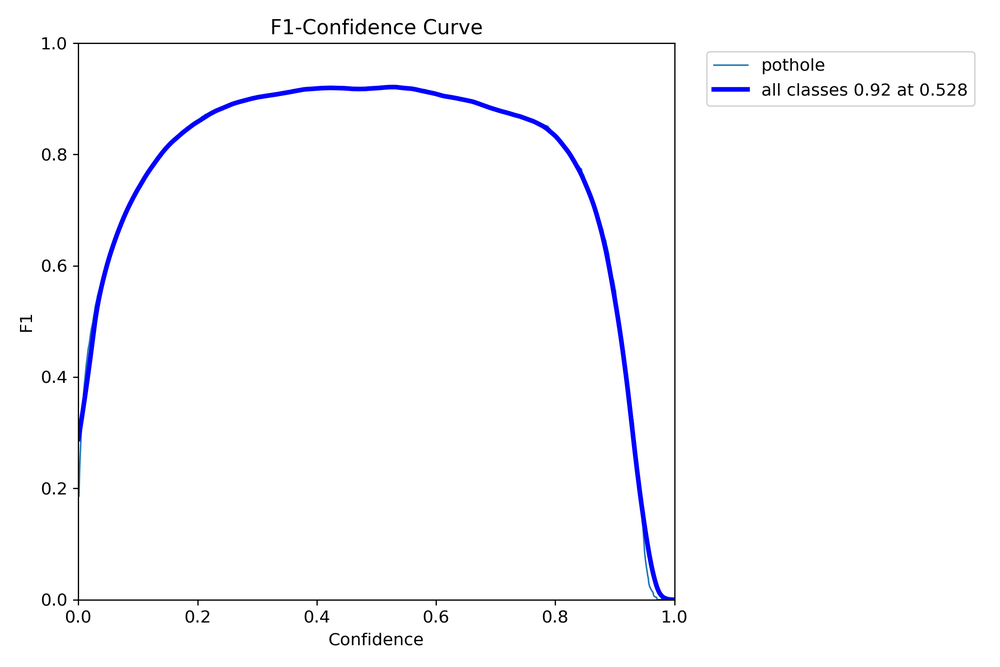
#> input picture runs/detect/val/F1_curve.png, 1000 x 667 px, shrunk from 2250 x 1500 before the run, given as the content of the folder ./potholes/train/images, which was not available
$ jupyter execute --allow-errors preprocessing.ipynb
#> lines starting #> are read from the running program, lines starting #| are printed output that depends on the picture
[cell 1]
import os
import cv2
import shutil
import numpy as np

[cell 2]
# Paths
original_dataset_path = "./potholes"
noise_reduction_path = "./noise_reduction_potholes"

# Ensure the enhanced_dataset directory exists
if not os.path.exists(noise_reduction_path):
    os.makedirs(noise_reduction_path)

[cell 3]
# Enhance function (noise reduction using Gaussian Blur)
def noiseReduction_image(image_path):
#> called with image_path = './potholes/train/images/F1_curve.png'
    image = cv2.imread(image_path, cv2.IMREAD_COLOR)
#> image is the input picture: shape (667, 1000, 3); mean B, G, R 252.4, 250.2, 250.1
    # Convert to grayscale
    gray = cv2.cvtColor(image, cv2.COLOR_BGR2GRAY)
    # Apply Gaussian Blur for noise reduction
    denoised = cv2.GaussianBlur(gray, (5, 5), 0)
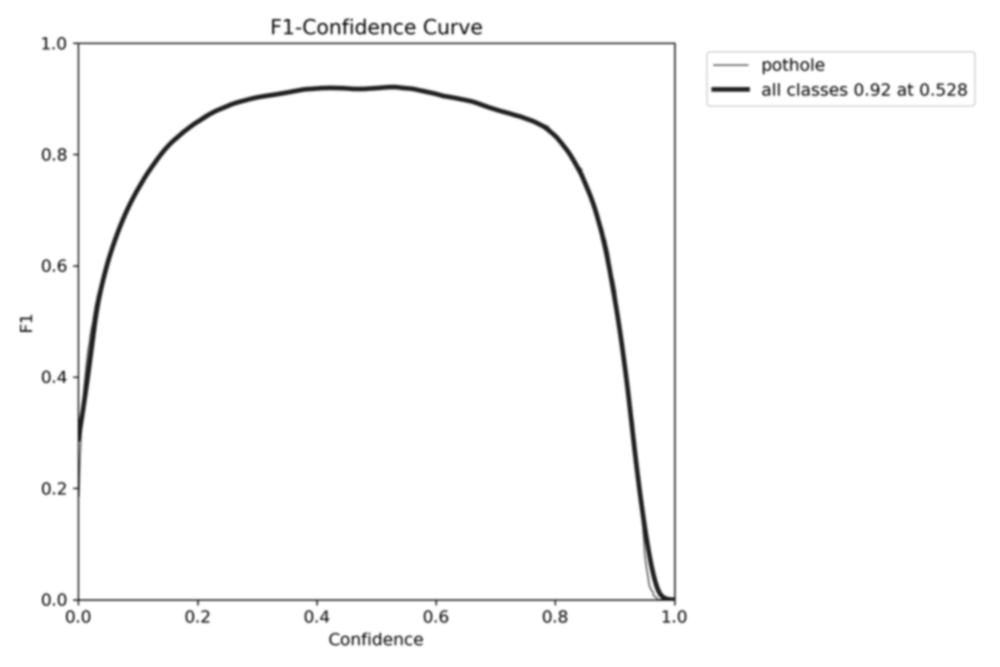
#> denoised: shape (667, 1000); min 28, max 255, mean 250.4
    # Return a 3-channel image for compatibility
    return cv2.merge([denoised, denoised, denoised])


$ run again, on runs/detect/val/confusion_matrix.png
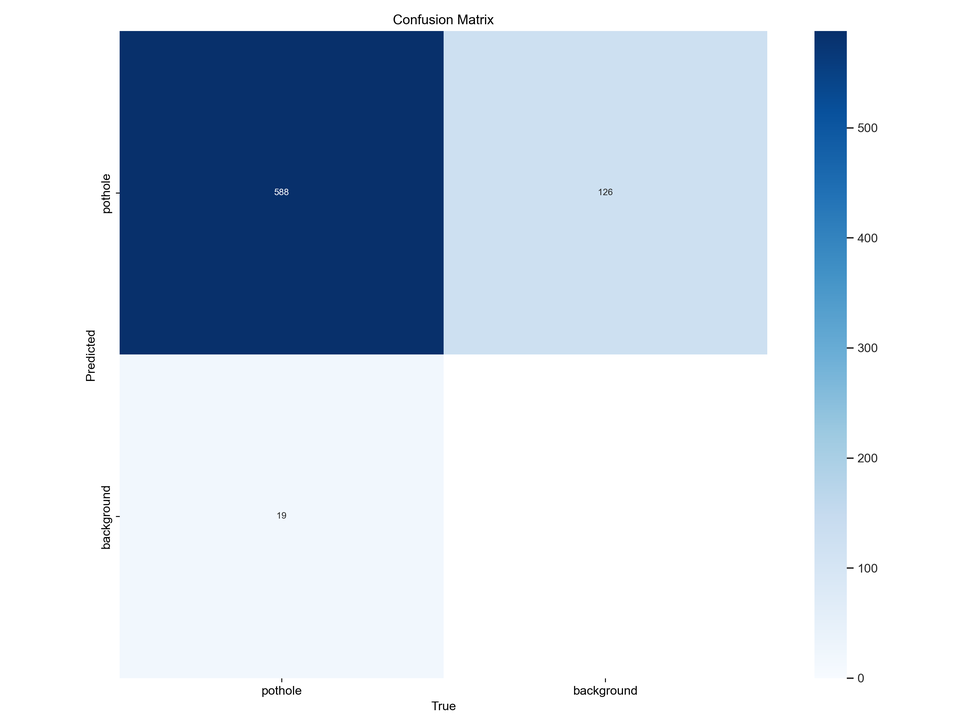
#> input picture runs/detect/val/confusion_matrix.png, 970 x 727 px, shrunk from 3000 x 2250 before the run, given as the content of the folder ./potholes/train/images, which was not available
#> in noiseReduction_image, image is the input picture: shape (727, 970, 3); mean B, G, R 228.6, 215.2, 204.1
#> in noiseReduction_image, `gray = cv2.cvtColor(image, cv2.COLOR_BGR2GRAY)`:
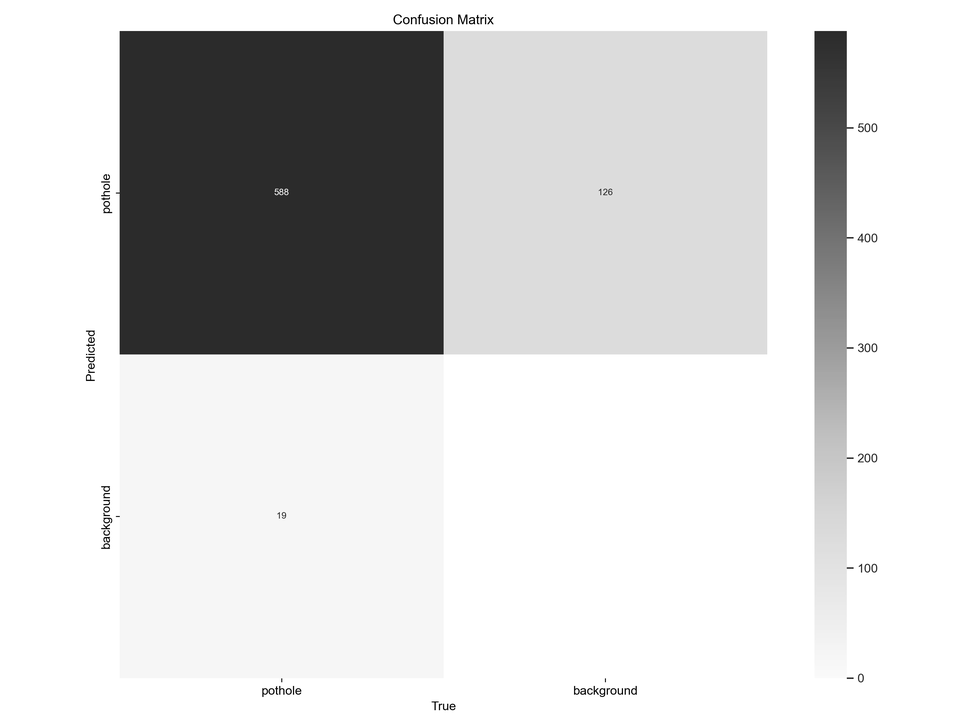
#> gray: shape (727, 970); min 0, max 255, mean 213.4

$ run again, on runs/detect/val/confusion_matrix_normalized.png
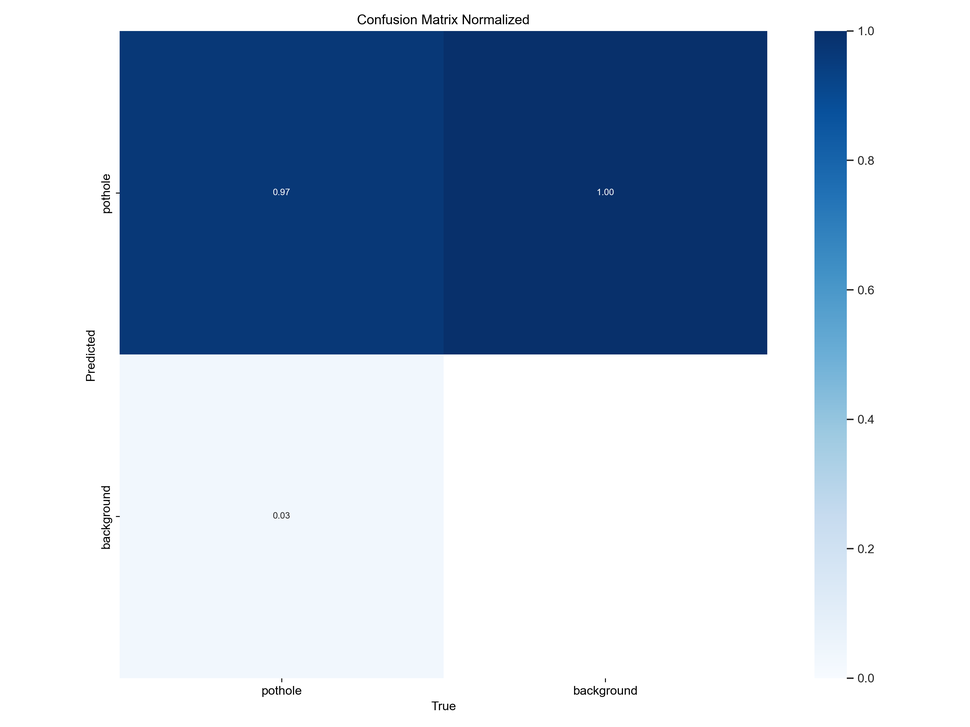
#> input picture runs/detect/val/confusion_matrix_normalized.png, 970 x 727 px, shrunk from 3000 x 2250 before the run, given as the content of the folder ./potholes/train/images, which was not available
#> in noiseReduction_image, image is the input picture: shape (727, 970, 3); mean B, G, R 210.4, 190.2, 174.8
#> in noiseReduction_image, `gray = cv2.cvtColor(image, cv2.COLOR_BGR2GRAY)`:
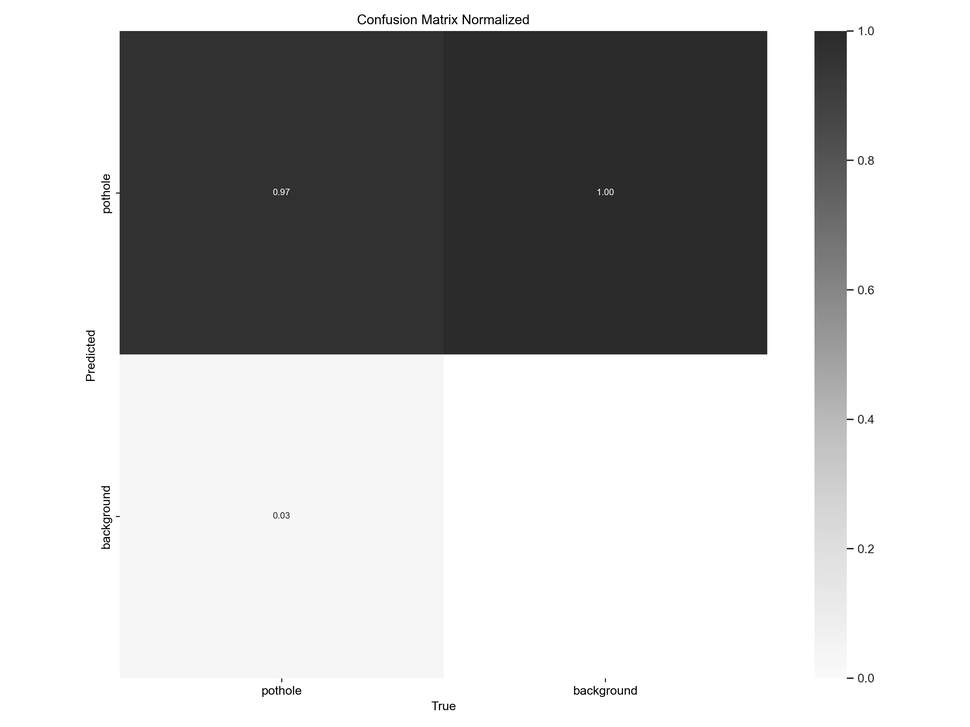
#> gray: shape (727, 970); min 0, max 255, mean 188
